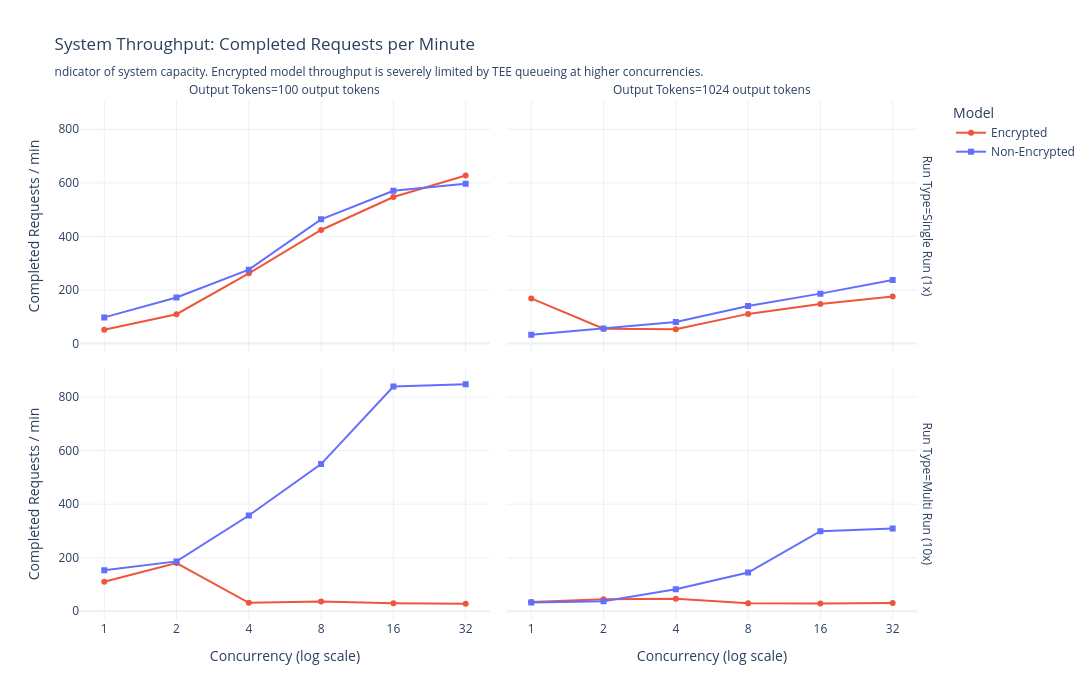

Notebook code for this chart:
### Code cell
# Completed requests per minute — real system throughput capacity
fig = px.line(
    df_all,
    x='num_concurrent_requests',
    y='num_completed_requests_per_min',
    color='label',
    symbol='label',
    facet_col='out_tokens_label',
    facet_row='run_type',
    color_discrete_map=COLOR_MAP,
    symbol_map=SYMBOL_MAP,
    log_x=True,
    markers=True,
    labels={
        'num_concurrent_requests':      'Concurrency (log scale)',
        'num_completed_requests_per_min': 'Completed Requests / min',
        'label':                         'Model',
        'out_tokens_label':              'Output Tokens',
        'run_type':                      'Run Type',
    },
    title=(
        'System Throughput: Completed Requests per Minute<br>'
        '<sub>ndicator of system capacity. '
        'Encrypted model throughput is severely limited by TEE queueing at higher concurrencies.</sub>'
    ),
)
fig.update_layout(height=700, width=1100, template='plotly_white')
fig.update_xaxes(tickvals=CONC_ORDER, ticktext=CONC_STR)
fig.show()

### Figure 1 — Plotly figure (JSON) as saved in the notebook; plotly's stock layout.template omitted (floating-point values rounded to 4 significant figures)
{"data": [{"hovertemplate": "Model=Encrypted<br>Run Type=Single Run (1x)<br>Output Tokens=100 output tokens<br>Concurrency (log scale)=%{x}<br>Completed Requests / min=%{y}<extra></extra>", "legendgroup": "Encrypted", "line": {"color": "#EF553B", "dash": "solid"}, "marker": {"symbol": "circle"}, "mode": "lines+markers", "name": "Encrypted", "orientation": "v", "showlegend": true, "type": "scatter", "x": [1, 2, 4, 8, 16, 32], "xaxis": "x3", "y": [51.23, 109.2, 262.0, 423.7, 546.9, 627.6], "yaxis": "y3"}, {"hovertemplate": "Model=Encrypted<br>Run Type=Single Run (1x)<br>Output Tokens=1024 output tokens<br>Concurrency (log scale)=%{x}<br>Completed Requests / min=%{y}<extra></extra>", "legendgroup": "Encrypted", "line": {"color": "#EF553B", "dash": "solid"}, "marker": {"symbol": "circle"}, "mode": "lines+markers", "name": "Encrypted", "orientation": "v", "showlegend": false, "type": "scatter", "x": [1, 2, 4, 8, 16, 32], "xaxis": "x4", "y": [168.3, 55.15, 52.83, 110.4, 147.5, 175.8], "yaxis": "y4"}, {"hovertemplate": "Model=Encrypted<br>Run Type=Multi Run (10x)<br>Output Tokens=100 output tokens<br>Concurrency (log scale)=%{x}<br>Completed Requests / min=%{y}<extra></extra>", "legendgroup": "Encrypted", "line": {"color": "#EF553B", "dash": "solid"}, "marker": {"symbol": "circle"}, "mode": "lines+markers", "name": "Encrypted", "orientation": "v", "showlegend": false, "type": "scatter", "x": [1, 2, 4, 8, 16, 32], "xaxis": "x", "y": [109.9, 179.8, 31.64, 36.34, 29.5, 28.44], "yaxis": "y"}, {"hovertemplate": "Model=Encrypted<br>Run Type=Multi Run (10x)<br>Output Tokens=1024 output tokens<br>Concurrency (log scale)=%{x}<br>Completed Requests / min=%{y}<extra></extra>", "legendgroup": "Encrypted", "line": {"color": "#EF553B", "dash": "solid"}, "marker": {"symbol": "circle"}, "mode": "lines+markers", "name": "Encrypted", "orientation": "v", "showlegend": false, "type": "scatter", "x": [1, 2, 4, 8, 16, 32], "xaxis": "x2", "y": [34.11, 44.93, 46.97, 30.09, 28.75, 30.5], "yaxis": "y2"}, {"hovertemplate": "Model=Non-Encrypted<br>Run Type=Single Run (1x)<br>Output Tokens=100 output tokens<br>Concurrency (log scale)=%{x}<br>Completed Requests / min=%{y}<extra></extra>", "legendgroup": "Non-Encrypted", "line": {"color": "#636EFA", "dash": "solid"}, "marker": {"symbol": "square"}, "mode": "lines+markers", "name": "Non-Encrypted", "orientation": "v", "showlegend": true, "type": "scatter", "x": [1, 2, 4, 8, 16, 32], "xaxis": "x3", "y": [97.33, 171.5, 275.7, 463.5, 570.2, 596.1], "yaxis": "y3"}, {"hovertemplate": "Model=Non-Encrypted<br>Run Type=Single Run (1x)<br>Output Tokens=1024 output tokens<br>Concurrency (log scale)=%{x}<br>Completed Requests / min=%{y}<extra></extra>", "legendgroup": "Non-Encrypted", "line": {"color": "#636EFA", "dash": "solid"}, "marker": {"symbol": "square"}, "mode": "lines+markers", "name": "Non-Encrypted", "orientation": "v", "showlegend": false, "type": "scatter", "x": [1, 2, 4, 8, 16, 32], "xaxis": "x4", "y": [32.66, 56.1, 79.9, 140.0, 186.1, 237.3], "yaxis": "y4"}, {"hovertemplate": "Model=Non-Encrypted<br>Run Type=Multi Run (10x)<br>Output Tokens=100 output tokens<br>Concurrency (log scale)=%{x}<br>Completed Requests / min=%{y}<extra></extra>", "legendgroup": "Non-Encrypted", "line": {"color": "#636EFA", "dash": "solid"}, "marker": {"symbol": "square"}, "mode": "lines+markers", "name": "Non-Encrypted", "orientation": "v", "showlegend": false, "type": "scatter", "x": [1, 2, 4, 8, 16, 32], "xaxis": "x", "y": [153.1, 186.2, 357.7, 549.8, 839.3, 848.3], "yaxis": "y"}, {"hovertemplate": "Model=Non-Encrypted<br>Run Type=Multi Run (10x)<br>Output Tokens=1024 output tokens<br>Concurrency (log scale)=%{x}<br>Completed Requests / min=%{y}<extra></extra>", "legendgroup": "Non-Encrypted", "line": {"color": "#636EFA", "dash": "solid"}, "marker": {"symbol": "square"}, "mode": "lines+markers", "name": "Non-Encrypted", "orientation": "v", "showlegend": false, "type": "scatter", "x": [1, 2, 4, 8, 16, 32], "xaxis": "x2", "y": [32.57, 37.78, 82.56, 144.7, 299.2, 309.4], "yaxis": "y2"}], "layout": {"annotations": [{"font": {}, "showarrow": false, "text": "Output Tokens=100 output tokens", "x": 0.24, "xanchor": "center", "xref": "paper", "y": 1, "yanchor": "bottom", "yref": "paper"}, {"font": {}, "showarrow": false, "text": "Output Tokens=1024 output tokens", "x": 0.74, "xanchor": "center", "xref": "paper", "y": 1, "yanchor": "bottom", "yref": "paper"}, {"font": {}, "showarrow": false, "text": "Run Type=Multi Run (10x)", "textangle": 90, "x": 0.98, "xanchor": "left", "xref": "paper", "y": 0.2425, "yanchor": "middle", "yref": "paper"}, {"font": {}, "showarrow": false, "text": "Run Type=Single Run (1x)", "textangle": 90, "x": 0.98, "xanchor": "left", "xref": "paper", "y": 0.7575, "yanchor": "middle", "yref": "paper"}], "height": 700, "legend": {"title": {"text": "Model"}, "tracegroupgap": 0}, "title": {"text": "System Throughput: Completed Requests per Minute<br><sub>ndicator of system capacity. Encrypted model throughput is severely limited by TEE queueing at higher concurrencies.</sub>"}, "width": 1100, "xaxis": {"anchor": "y", "domain": [0, 0.48], "ticktext": ["1", "2", "4", "8", "16", "32"], "tickvals": [1, 2, 4, 8, 16, 32], "title": {"text": "Concurrency (log scale)"}, "type": "log"}, "xaxis2": {"anchor": "y2", "domain": [0.5, 0.98], "matches": "x", "ticktext": ["1", "2", "4", "8", "16", "32"], "tickvals": [1, 2, 4, 8, 16, 32], "title": {"text": "Concurrency (log scale)"}, "type": "log"}, "xaxis3": {"anchor": "y3", "domain": [0, 0.48], "matches": "x", "showticklabels": false, "ticktext": ["1", "2", "4", "8", "16", "32"], "tickvals": [1, 2, 4, 8, 16, 32], "type": "log"}, "xaxis4": {"anchor": "y4", "domain": [0.5, 0.98], "matches": "x", "showticklabels": false, "ticktext": ["1", "2", "4", "8", "16", "32"], "tickvals": [1, 2, 4, 8, 16, 32], "type": "log"}, "yaxis": {"anchor": "x", "domain": [0, 0.485], "title": {"text": "Completed Requests / min"}}, "yaxis2": {"anchor": "x2", "domain": [0, 0.485], "matches": "y", "showticklabels": false}, "yaxis3": {"anchor": "x3", "domain": [0.515, 1], "matches": "y", "title": {"text": "Completed Requests / min"}}, "yaxis4": {"anchor": "x4", "domain": [0.515, 1], "matches": "y", "showticklabels": false}}}
